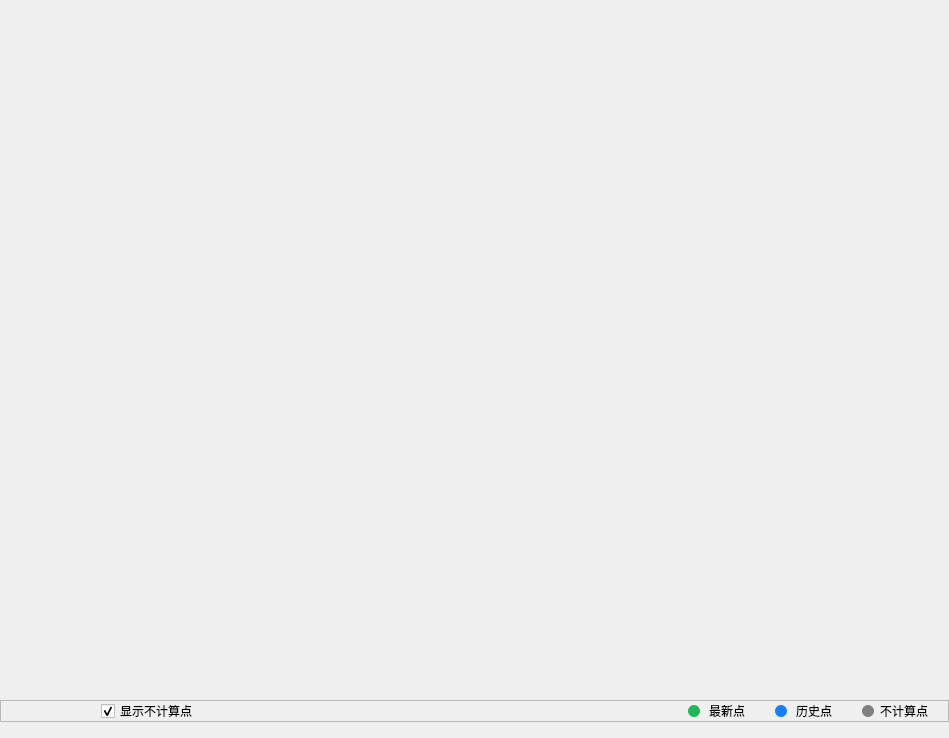
<?xml version="1.0" encoding="UTF-8"?>
<ui version="4.0">
 <class>McQcYoudenGraphic</class>
 <widget class="QWidget" name="McQcYoudenGraphic">
  <property name="geometry">
   <rect>
    <x>0</x>
    <y>0</y>
    <width>949</width>
    <height>738</height>
   </rect>
  </property>
  <property name="windowTitle">
   <string notr="true">McQcYoudenGraphic</string>
  </property>
  <property name="styleSheet">
   <string notr="true">/*质控图标*/
QLabel#Qc1IconLab
{
	border:none;
	border-radius:6;
	background-color:#1fb558;
}
QLabel#Qc2IconLab
{
	border:none;
	border-radius:6;
	background-color:#1b7df5;
}
QLabel#Qc3IconLab
{
	border:none;
	border-radius:6;
	background-color:#9f65e6;
}
QLabel#Qc4IconLab
{
	border:none;
	border-radius:6;
	background-color:#ff1493;
}
QLabel#NoCalcQcIconLab
{
	border:none;
	border-radius:6;
	background-color:#808080;
}</string>
  </property>
  <widget class="QwtPlot" name="QcGraphic" native="true">
   <property name="geometry">
    <rect>
     <x>16</x>
     <y>-2</y>
     <width>936</width>
     <height>682</height>
    </rect>
   </property>
  </widget>
  <widget class="QLabel" name="BkLab">
   <property name="geometry">
    <rect>
     <x>0</x>
     <y>0</y>
     <width>604</width>
     <height>539</height>
    </rect>
   </property>
   <property name="text">
    <string/>
   </property>
  </widget>
  <widget class="QFrame" name="BottomFrame">
   <property name="geometry">
    <rect>
     <x>0</x>
     <y>700</y>
     <width>949</width>
     <height>22</height>
    </rect>
   </property>
   <property name="minimumSize">
    <size>
     <width>949</width>
     <height>22</height>
    </size>
   </property>
   <property name="maximumSize">
    <size>
     <width>949</width>
     <height>22</height>
    </size>
   </property>
   <property name="frameShape">
    <enum>QFrame::StyledPanel</enum>
   </property>
   <property name="frameShadow">
    <enum>QFrame::Raised</enum>
   </property>
   <layout class="QHBoxLayout" name="horizontalLayout_4" stretch="0,0,0,0">
    <property name="spacing">
     <number>30</number>
    </property>
    <property name="leftMargin">
     <number>100</number>
    </property>
    <property name="topMargin">
     <number>0</number>
    </property>
    <property name="rightMargin">
     <number>20</number>
    </property>
    <property name="bottomMargin">
     <number>0</number>
    </property>
    <item>
     <widget class="QCheckBox" name="ShowNoCalcQcCB">
      <property name="minimumSize">
       <size>
        <width>0</width>
        <height>20</height>
       </size>
      </property>
      <property name="maximumSize">
       <size>
        <width>16777215</width>
        <height>20</height>
       </size>
      </property>
      <property name="text">
       <string>显示不计算点</string>
      </property>
      <property name="checked">
       <bool>true</bool>
      </property>
      <property name="fonts" stdset="0">
       <string notr="true">16</string>
      </property>
     </widget>
    </item>
    <item>
     <layout class="QHBoxLayout" name="horizontalLayout">
      <property name="spacing">
       <number>9</number>
      </property>
      <item>
       <spacer name="horizontalSpacer_2">
        <property name="orientation">
         <enum>Qt::Horizontal</enum>
        </property>
        <property name="sizeHint" stdset="0">
         <size>
          <width>40</width>
          <height>20</height>
         </size>
        </property>
       </spacer>
      </item>
      <item>
       <widget class="QLabel" name="Qc1IconLab">
        <property name="minimumSize">
         <size>
          <width>12</width>
          <height>12</height>
         </size>
        </property>
        <property name="maximumSize">
         <size>
          <width>12</width>
          <height>12</height>
         </size>
        </property>
        <property name="text">
         <string/>
        </property>
       </widget>
      </item>
      <item>
       <widget class="QLabel" name="Qc1TextLab">
        <property name="minimumSize">
         <size>
          <width>0</width>
          <height>20</height>
         </size>
        </property>
        <property name="maximumSize">
         <size>
          <width>16777215</width>
          <height>20</height>
         </size>
        </property>
        <property name="text">
         <string>最新点</string>
        </property>
        <property name="fonts" stdset="0">
         <string notr="true">14</string>
        </property>
       </widget>
      </item>
     </layout>
    </item>
    <item>
     <layout class="QHBoxLayout" name="horizontalLayout_2">
      <property name="spacing">
       <number>9</number>
      </property>
      <item>
       <widget class="QLabel" name="Qc2IconLab">
        <property name="minimumSize">
         <size>
          <width>12</width>
          <height>12</height>
         </size>
        </property>
        <property name="maximumSize">
         <size>
          <width>12</width>
          <height>12</height>
         </size>
        </property>
        <property name="text">
         <string/>
        </property>
       </widget>
      </item>
      <item>
       <widget class="QLabel" name="Qc2TextLab">
        <property name="minimumSize">
         <size>
          <width>0</width>
          <height>20</height>
         </size>
        </property>
        <property name="maximumSize">
         <size>
          <width>16777215</width>
          <height>20</height>
         </size>
        </property>
        <property name="text">
         <string>历史点</string>
        </property>
        <property name="fonts" stdset="0">
         <string notr="true">14</string>
        </property>
       </widget>
      </item>
     </layout>
    </item>
    <item>
     <layout class="QHBoxLayout" name="horizontalLayout_3">
      <item>
       <widget class="QLabel" name="NoCalcQcIconLab">
        <property name="minimumSize">
         <size>
          <width>12</width>
          <height>12</height>
         </size>
        </property>
        <property name="maximumSize">
         <size>
          <width>12</width>
          <height>12</height>
         </size>
        </property>
        <property name="text">
         <string/>
        </property>
       </widget>
      </item>
      <item>
       <widget class="QLabel" name="NoCalcQcTextLab">
        <property name="minimumSize">
         <size>
          <width>0</width>
          <height>20</height>
         </size>
        </property>
        <property name="maximumSize">
         <size>
          <width>16777215</width>
          <height>20</height>
         </size>
        </property>
        <property name="text">
         <string>不计算点</string>
        </property>
        <property name="fonts" stdset="0">
         <string notr="true">14</string>
        </property>
       </widget>
      </item>
     </layout>
    </item>
   </layout>
  </widget>
  <zorder>BkLab</zorder>
  <zorder>BottomFrame</zorder>
  <zorder>QcGraphic</zorder>
 </widget>
 <layoutdefault spacing="6" margin="11"/>
 <customwidgets>
  <customwidget>
   <class>QwtPlot</class>
   <extends>QWidget</extends>
   <header>qwt_plot.h</header>
   <container>1</container>
  </customwidget>
 </customwidgets>
 <resources/>
 <connections/>
</ui>
